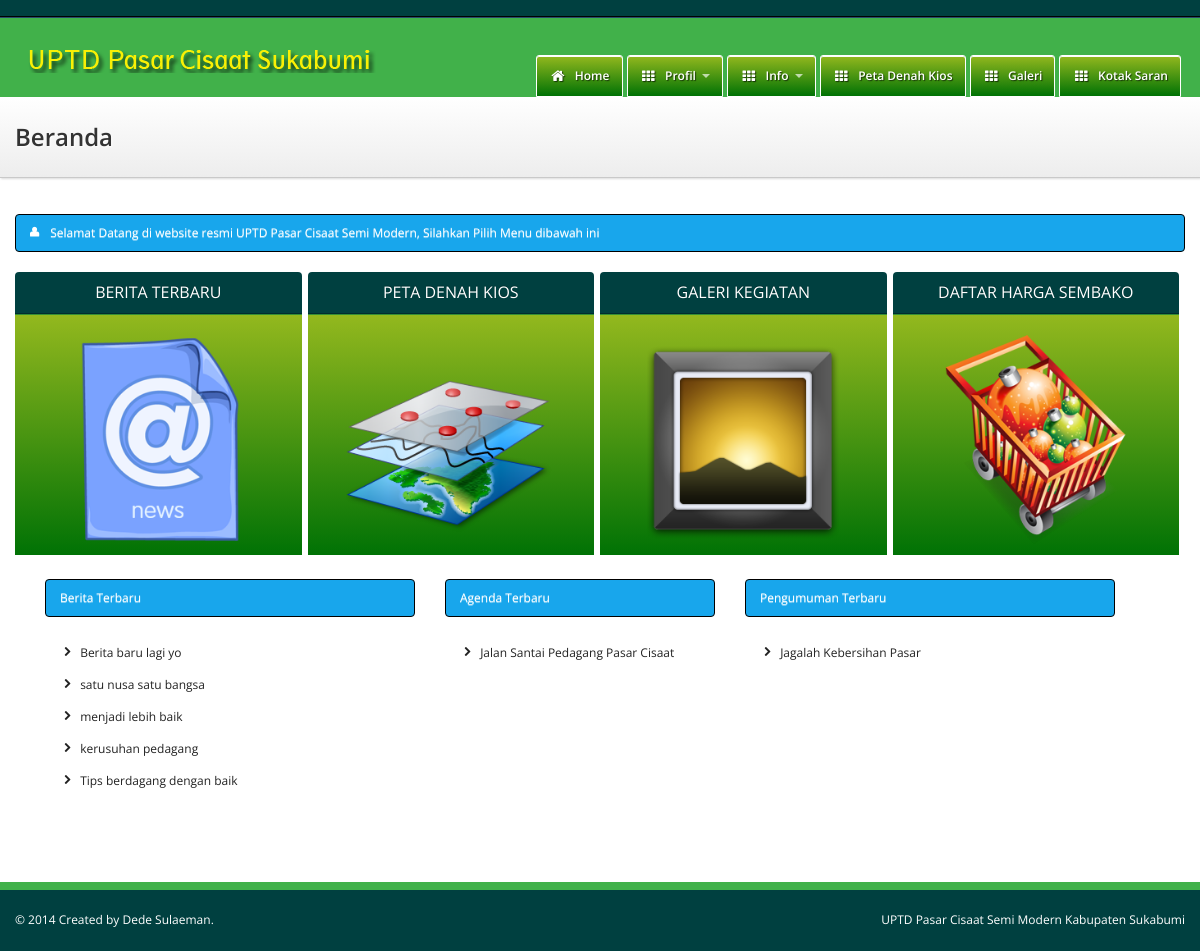
The page / on the database its author committed.
### tables this page shows
CREATE TABLE IF NOT EXISTS `informasi` (
  `id` int(10) NOT NULL AUTO_INCREMENT,
  `judul` varchar(100) NOT NULL,
  `anchor` varchar(100) NOT NULL,
  `date` datetime NOT NULL,
  `kategori` varchar(100) NOT NULL,
  `isi` text NOT NULL,
  `gambar` varchar(100) NOT NULL,
  `status` varchar(10) NOT NULL,
  PRIMARY KEY (`id`)
);

### home_default.php (the view, shortened to what this page needs)
<div id="masthead">
    <div class="container">
        <div class="masthead-pad">
            <div class="masthead-text">
                <h2>Beranda</h2>
            </div>
        </div>
    </div>
</div>
<div id="content">
    <div class="container">
        <div class="row">
            <div class="span12">
                <div class="pricing-plans plans-4">
                    <div class="alert alert-info">
                        <i class="icon-user"></i>&nbsp;&nbsp;Selamat Datang di website resmi UPTD Pasar Cisaat Semi Modern, Silahkan Pilih Menu dibawah ini
                    </div>
                    <a href="informasi_detail.php">
                        <div class="plan-container">
                            <div class="plan">
                                <div class="plan-header">
                                    <div class="plan-title">
                                        BERITA TERBARU
                                    </div>
                                    <div class="plan-price">
                                       <img src="asset/images/1.png" style="width: 210px; height: 210px;">
                                    </div>
                                </div>
                            </div>
                        </div>
                    </a>
                   <a href="peta_detail.php">
                        <div class="plan-container">
                            <div class="plan">
                                <div class="plan-header">
                                    <div class="plan-title">
                                        PETA DENAH KIOS
                                    </div>
                                    <div class="plan-price">
                                       <img src="asset/images/mapss.png" style="width: 210px; height: 210px;">
                                    </div>
                                </div>
                            </div>
                        </div>
                    </a>
                    <a href="galeri_detail1.php">
                        <div class="plan-container">
                            <div class="plan">
                                <div class="plan-header">
                                    <div class="plan-title">
                                        GALERI KEGIATAN
                                    </div>
                                    <div class="plan-price">
                                       <img src="asset/images/3.png" style="width: 210px; height: 210px;">
                                    </div>
                                </div>
                            </div>
                        </div>
                    </a>
                    <a href="sembako_detail.php">
                        <div class="plan-container">
                            <div class="plan">
                                <div class="plan-header">
                                    <div class="plan-title">
                                        DAFTAR HARGA SEMBAKO
                                    </div>
                                    <div class="plan-price">
                                       <img src="asset/images/harga.png" style="width: 210px; height: 210px;">
                                    </div>
                                </div>
                            </div>
                        </div>
                    </a>
                </div>
            </div>
        </div>
    </div>
    <div class="container">
        <div class="row">
            <div class="span12">
                <div class="span4">
                    <div class="alert alert-info">Berita Terbaru</div>
                    <ul class="nav nav-list bs-docs-sidenav affix-top">
                        <?php
                            $query = mysql_query("SELECT * FROM informasi WHERE status='1' AND kategori='Berita Terbaru' ORDER BY id DESC LIMIT 5");
                              while ($dataartikel = mysql_fetch_array($query)) {
                              $id = base64_encode($dataartikel['id']);
                          ?>
                          <li><a href="informasi_read.php?id=<?php echo $id; ?>"><i class="icon-chevron-right"></i> <?php echo $dataartikel['judul']; ?></a></li>
                          <?php
                              }
                          ?>
                    </ul>
                </div>
                <div class="span3">
                    <div class="alert alert-info">Agenda Terbaru</div>
                    <ul class="nav nav-list bs-docs-sidenav affix-top">
                        <?php
                            $query = mysql_query("SELECT * FROM informasi WHERE status='1' AND kategori='Agenda' ORDER BY id DESC LIMIT 5");
                                while ($dataartikel = mysql_fetch_array($query)) {
                            $id = base64_encode($dataartikel['id']);
                        ?>
                        <li><a href="informasi_read.php?id=<?php echo $id; ?>"><i class="icon-chevron-right"></i> <?php echo $dataartikel['judul']; ?></a></li>
                        <?php
                            }
                          ?>
                    </ul>
                </div>
                <div class="span4">
                    <div class="alert alert-info">Pengumuman Terbaru</div>
                    <ul class="nav nav-list bs-docs-sidenav affix-top">
                        <?php
                            $query = mysql_query("SELECT * FROM informasi WHERE status='1' AND kategori='Pengumuman' ORDER BY id DESC LIMIT 5");
                              while ($dataartikel = mysql_fetch_array($query)) {
                                $id = base64_encode($dataartikel['id']);
                        ?>
                        <li><a href="informasi_read.php?id=<?php echo $id; ?>"><i class="icon-chevron-right"></i> <?php echo $dataartikel['judul']; ?></a></li>
                        <?php
                            }
                        ?>
                    </ul>
                </div>
            </div>
        </div>
    </div>
</div>

### asset/css/application.css (style rules this page uses)
h1, h2, h3, h4, h5, h6 { margin-top: 0; font-weight: 600; }
h2 { font-size: 24px; }
[class^="icon-"]:not(.ui-icon), [class*="icon-"]:not(.ui-icon) { background: none; }
.container { position: relative; }
.nav-list > li > a { padding: 6px 15px; color: #222; }
.plan-container { position: relative; float: left; margin-bottom: 2em; }
.plan { margin-right: 6px; border-radius: 4px; }
.plan-header { text-align: center; color: #ffffff; background-color: #004040; -webkit-border-top-left-radius: 4px; -webkit-border-top-right-radius: 4px; -moz-border-radius-topleft: 4px; -moz-border-radius-topright: 4px; border-top-left-radius: 4px; border-top-right-radius: 4px; text-shadow: 0 -1px 0 rgba(0, 0, 0, 0.25); }
.plan-header .plan-title { padding: 10px 0; font-size: 16px; color: #ffffff; border-bottom: 1px solid rgba(0, 0, 0, 0.3); border-radius: 4px 4px 0 0; }
.plan-header .plan-price { padding: 20px 0 10px; font-size: 66px; line-height: 0.8em; background-image: -webkit-gradient(linear, 0 0, 0 100%, from(#93B81E), to(#007205)); background-image: -webkit-linear-gradient(top, #93B81E, #007205); background-image: -o-linear-gradient(top, #93B81E, #007205); background-image: linear-gradient(to bottom, #93B81E, #007205); border-top: 1px solid rgba(255, 255, 255, 0.2); }
.pricing-plans.plans-4 .plan-container { width: 25%; }
body { font: 12px/1.7em 'Open Sans', arial, sans-serif; background-color: #FFF; }
#masthead { width: 100%; padding: 20px 0; color: #333333; background-color: #f8f8f8; background-image: -moz-linear-gradient(top, #ffffff, #ededed); background-image: -webkit-gradient(linear, 0 0, 0 100%, from(#ffffff), to(#ededed)); background-image: -webkit-linear-gradient(top, #ffffff, #ededed); background-image: -o-linear-gradient(top, #ffffff, #ededed); background-image: linear-gradient(to bottom, #ffffff, #ededed); background-repeat: repeat-x; filter: progid:DXImageTransform.Microsoft.gradient(startColorstr='#ffffffff', endColorstr='#ffededed', GradientType=0); border-bottom: 1px solid #c9c9c9; -webkit-box-shadow: 1px 1px 2px rgba(0, 0, 0, 0.15); -moz-box-shadow: 1px 1px 2px rgba(0, 0, 0, 0.15); box-shadow: 1px 1px 2px rgba(0, 0, 0, 0.15); text-shadow: 1px 1px 2px #FFF; }
#masthead h1, #masthead h2, #masthead h3, #masthead h4, #masthead h5, #masthead h6 { margin-top: 0; margin-bottom: 0; font-weight: 600; }
#masthead .masthead-pad { display: table; width: 100%; }
#masthead .masthead-pad .masthead-text { display: table-cell; vertical-align: top; }
#content { margin-top: 3em; margin-bottom: 8em; }
#content .row { margin-top: 5em; }
#content .row:first-child { margin-top: 0; }

### rows shown on the page
informasi: judul "Berita baru lagi yo"
informasi: judul "satu nusa satu bangsa"
informasi: judul "menjadi lebih baik"
informasi: judul "kerusuhan pedagang"
informasi: judul "Tips berdagang dengan baik"
informasi: judul "Jalan Santai Pedagang Pasar Cisaat"
informasi: judul "Jagalah Kebersihan Pasar"
